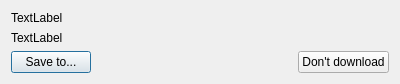
<?xml version="1.0" encoding="UTF-8"?>
<ui version="4.0">
 <class>AskDownload</class>
 <widget class="QDialog" name="AskDownload">
  <property name="geometry">
   <rect>
    <x>0</x>
    <y>0</y>
    <width>400</width>
    <height>71</height>
   </rect>
  </property>
  <property name="windowTitle">
   <string>Download requested</string>
  </property>
  <layout class="QVBoxLayout" name="verticalLayout">
   <item>
    <widget class="QLabel" name="lUrl">
     <property name="text">
      <string notr="true">TextLabel</string>
     </property>
    </widget>
   </item>
   <item>
    <widget class="QLabel" name="lFile">
     <property name="text">
      <string notr="true">TextLabel</string>
     </property>
    </widget>
   </item>
   <item>
    <layout class="QHBoxLayout" name="horizontalLayout">
     <item>
      <widget class="QPushButton" name="bSaveTo">
       <property name="text">
        <string>Save to...</string>
       </property>
       <property name="icon">
        <iconset resource="../../ressources.qrc">
         <normaloff>:/icons/download_run.png</normaloff>:/icons/download_run.png</iconset>
       </property>
      </widget>
     </item>
     <item>
      <spacer name="horizontalSpacer">
       <property name="orientation">
        <enum>Qt::Horizontal</enum>
       </property>
       <property name="sizeHint" stdset="0">
        <size>
         <width>40</width>
         <height>20</height>
        </size>
       </property>
      </spacer>
     </item>
     <item>
      <widget class="QPushButton" name="bAbort">
       <property name="text">
        <string>Don't download</string>
       </property>
       <property name="icon">
        <iconset resource="../../ressources.qrc">
         <normaloff>:/icons/stop.png</normaloff>:/icons/stop.png</iconset>
       </property>
      </widget>
     </item>
    </layout>
   </item>
  </layout>
 </widget>
 <resources>
  <include location="../../ressources.qrc"/>
 </resources>
 <connections/>
</ui>
